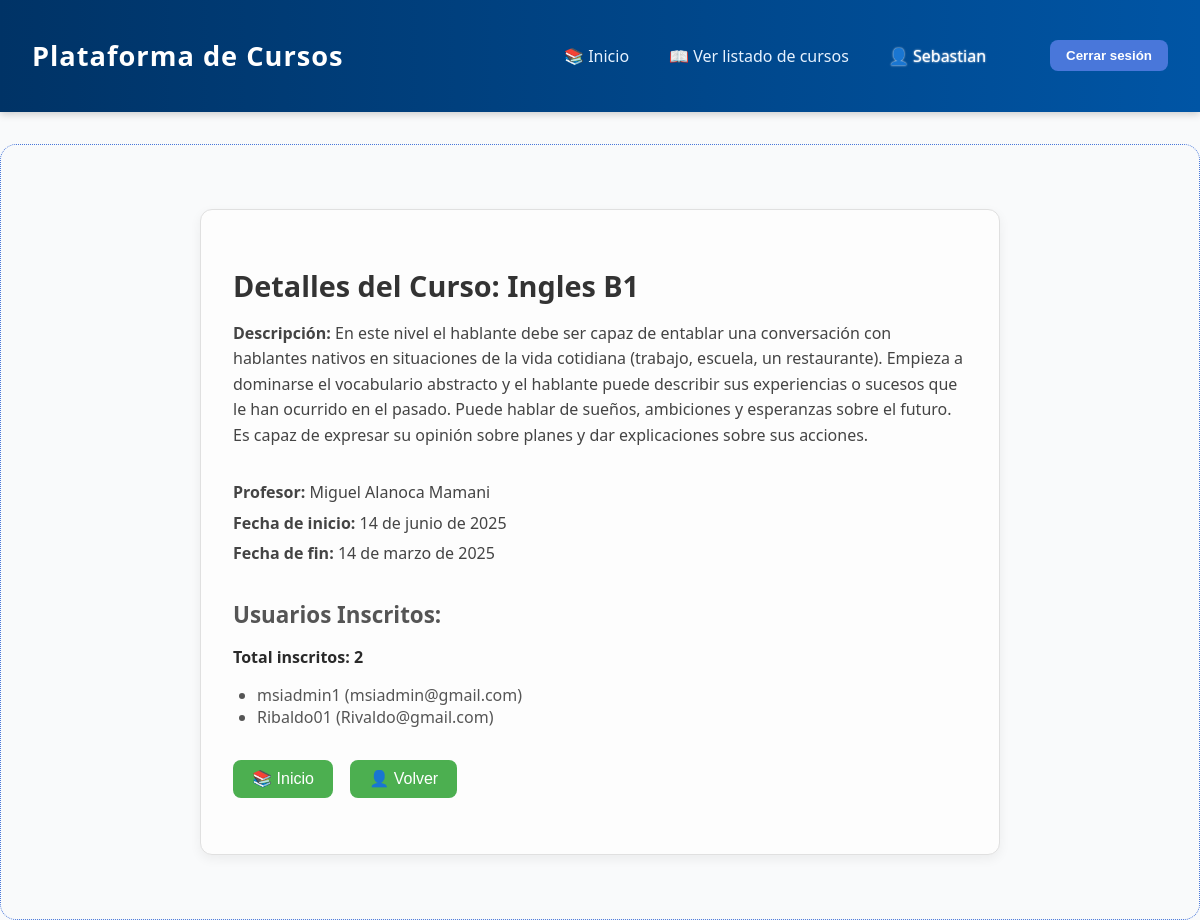
The page /curso/3/ (signed in) on the database its author committed.
### cursos/models.py (models this page shows, shortened)
class Curso(models.Model):
    titulo = models.CharField(max_length=200)
    descripcion = models.TextField()
    fecha_inicio = models.DateField()
    fecha_fin = models.DateField()
    profesor = models.ForeignKey(Profesor, on_delete=models.CASCADE)

class Profesor(models.Model):
    user = models.OneToOneField(User, on_delete=models.CASCADE) #Relacion de usuario para que el maestro tenga una sesion igual al estudiante
    nombre = models.CharField(max_length=100)
    email = models.EmailField(unique=True)
    especialidad = models.CharField(max_length=100)

class Inscripcion(models.Model):
    user = models.ForeignKey(User, on_delete=models.CASCADE, null=True, blank=True)
    nombre_estudiante = models.CharField(max_length=100)
    email_estudiante = models.EmailField()
    fecha_inscripcion = models.DateField(auto_now_add=True)
    curso = models.ForeignKey(Curso, on_delete=models.CASCADE)

### cursos/views.py (the view)
# urls.py: path("curso/<int:curso_id>/", views.detalle_curso, name="detalle_curso"),
@login_required
def detalle_curso(request, curso_id):
    curso = get_object_or_404(Curso, id=curso_id)
    inscripciones = Inscripcion.objects.filter(curso=curso)
    es_profesor = hasattr(request.user, 'profesor')
    esta_inscrito = Inscripcion.objects.filter(user=request.user, curso=curso).exists() if request.user.is_authenticated else False
    return render(request, 'cursos/detalle_Cursos.html', {
        'curso': curso,
        'inscripciones': inscripciones,
        'es_profesor': es_profesor,
        'esta_inscrito': esta_inscrito
    })

### cursos/templates/cursos/detalle_Cursos.html (shortened to what this page needs)
{% extends 'cursos/base.html' %}
{% block content %}
<div class="curso-container">
    <h2 class="curso-titulo">Detalles del Curso: {{ curso.titulo }}</h2>
    <div class="curso-detalle">
        <p><strong>Descripción:</strong> {{ curso.descripcion }}</p><br>
        <p><strong>Profesor:</strong> {{ curso.profesor.nombre }}</p>
        <p><strong>Fecha de inicio:</strong> {{ curso.fecha_inicio }}</p>
        <p><strong>Fecha de fin:</strong> {{ curso.fecha_fin }}</p>
    </div>
    <h3 class="curso-subtitulo">Usuarios Inscritos:</h3>
    <p class="curso-inscritos-total">Total inscritos: {{ inscripciones|length }}</p>
    <ul class="curso-lista-inscritos">
        {% for inscripcion in inscripciones %}
            <li>
                {% if inscripcion.user %}
                    {{ inscripcion.user.username }} ({{ inscripcion.email_estudiante }})
                {% else %}
                    {{ inscripcion.nombre_estudiante }} ({{ inscripcion.email_estudiante }})
                {% endif %}
            </li>
        {% empty %}
            <li>No hay usuarios inscritos.</li>
        {% endfor %}
    </ul>
    <div class="curso-botones">
        {% if es_profesor %}
            <a href="{% url 'dashboard' %}"><button class="curso-btn">📚 Inicio</button></a>
            <a href="{% url 'perfil_usuario' %}"><button class="curso-btn">👤 Volver</button></a>
        {% else %}
            <a href="{% url 'lista_cursos' %}"><button class="curso-btn">Volver</button></a>
        {% endif %}
    </div>
</div>
{% endblock %}

### cursos/templates/cursos/base.html (shortened to what this page needs)
<!DOCTYPE html>
<html lang="en">
  <head>
    {% load static %}
    <link rel="stylesheet" href="{% static 'css/estilos_generales.css' %}">
    <link rel="stylesheet" href="{% static 'css/estilos_cursos.css' %}?v=1">
    <link rel="stylesheet" href="{% static 'css/estilos_barraNavegacion.css' %}">
    <link rel="stylesheet" href="{% static 'css/estilos_login.css' %}">
    <link rel="stylesheet" href="{% static 'css/estilos_verRecurso.css' %}">
    <link rel="stylesheet" href="{% static 'css/estilos_editarInformacion.css' %}">
    <link rel="stylesheet" href="{% static 'css/estilos_panelProfesor.css' %}">
    <link rel="stylesheet" href="{% static 'css/estilos_perfil_usuario.css' %}">
    <link rel="stylesheet" href="{% static 'css/estilos_progresoEstudiante.css' %}">
    <link rel="stylesheet" href="{% static 'css/estilos_detalleCurso.css' %}">
    <link rel="stylesheet" href="{% static 'css/estilos_inscripcion.css' %}">
    <link rel="stylesheet" href="{% static 'css/estilos_perfilProfesor.css' %}">
    <link rel="stylesheet" href="{% static 'css/estilos_subirMaterialExtra.css' %}">
  </head>
  <body>
    <header class="navbar">
      <div class="navbar-container">
        <h1 class="logo">Plataforma de Cursos</h1>
        <nav class="nav-links">
          <a href=" {% if user.is_authenticated and user.profesor %}
                      {% url 'dashboard' %}
                    {% else %}
                      {% url 'lista_cursos' %}
                    {% endif %}">
                    📚 Inicio
          </a>
          {% if user.is_authenticated and user.profesor %}
            <a href="{% url 'lista_cursos' %}">📖 Ver listado de cursos</a>
          {% endif %}
          {% if user.is_authenticated %}
            <a href="{% url 'perfil_usuario' %}" class="perfil-usuario-enlace">
              <span class="welcome-text">👤 {{ user.username }}</span>
            </a>
            <form action="{% url 'logout' %}" method="post" class="logout-form">
              <button type="submit">Cerrar sesión</button>
            </form>
          {% else %}
            <a href="{% url 'login' %}">Iniciar sesión</a>
          {% endif %}
        </nav>
      </div>
    </header>
    <div class="contenido">
      {% block content %}{% endblock %}
    </div>
  </body>
</html>

### static/css/estilos_generales.css (style rules this page uses)
:root { --color-primario: #eeeeee; --color-secundario:#4977da; --color-tablas:#224bbe; --color-hoverbtn:#5cb6ee; }
* { text-decoration: none; }
*, *::before, *::after { box-sizing: border-box; }
body { font-family: 'Gill Sans', 'Gill Sans MT', Calibri, 'Trebuchet MS', sans-serif; margin: 0px; height: 100vh; width: auto; padding: 0px; background-color: var(--color-primario); overflow-x: hidden; }
button { transition: all 0.3s ease; border-radius: 8px; border: 0px; background-color: var(--color-secundario); color: var(--color-primario); }
.contenido { border: 1px dotted var(--color-secundario); margin: 0px; display: flex; flex-direction: column; justify-content: center; padding: 2rem 0.5rem; border-radius: 1rem; }
.navbar { background: linear-gradient(90deg, #003366, #0055a5); color: white; padding: 1.2rem 1rem; box-shadow: 0 2px 8px rgba(0, 0, 0, 0.2); margin-bottom: 2rem; position: sticky; top: 0; z-index: 1000; width: 100%; overflow-x: hidden; }
.navbar-container { display: flex; justify-content: space-between; align-items: center; flex-wrap: wrap; padding: 0 1rem; width: auto; flex-wrap: wrap; }
.logo { font-size: 1.7rem; font-weight: 600; letter-spacing: 1px; }
.nav-links { display: flex; align-items: center; gap: 1.5rem; }
.nav-links a { color: #e6f2ff; text-decoration: none; font-weight: 500; font-size: 1rem; padding: 0.3rem 0.5rem; border-radius: 6px; transition: background 0.3s ease; }
.welcome-text { color: #cce6ff; margin-right: 1rem; }
.logout-form { display: inline; }
.logout-form button { color: white; padding: 0.5rem 1rem; border: none; border-radius: 8px; cursor: pointer; font-weight: 600; transition: background-color 0.3s ease; }
.perfil-usuario-enlace { display: inline-block; color: white; padding: 0.5rem 1rem; border-radius: 8px; text-decoration: none; font-weight: 600; transition: background-color 0.3s ease; margin-right: 1rem; }
.perfil-usuario-enlace span { color: #ffffff; text-shadow: 0px 0px 2px rgb(255, 255, 255); }

### static/css/estilos_progresoEstudiante.css (style rules this page uses)
body { font-family: 'Segoe UI', Tahoma, Geneva, Verdana, sans-serif; background-color: #f9fafb; color: #333; }

### static/css/estilos_detalleCurso.css (style rules this page uses)
.curso-container { max-width: 800px; margin: 2rem auto; padding: 2rem; background-color: #fdfdfd; border: 1px solid #e0e0e0; border-radius: 12px; font-family: 'Segoe UI', Tahoma, Geneva, Verdana, sans-serif; box-shadow: 0 4px 12px rgba(0, 0, 0, 0.06); }
.curso-titulo { font-size: 1.8rem; color: #333; margin-bottom: 1rem; }
.curso-subtitulo { font-size: 1.4rem; color: #555; margin-top: 2rem; margin-bottom: 0.5rem; }
.curso-detalle p { margin: 0.3rem 0; line-height: 1.6; color: #444; }
.curso-inscritos-total { font-weight: bold; color: #2a2a2a; margin-bottom: 0.5rem; }
.curso-lista-inscritos { list-style-type: disc; padding-left: 1.5rem; margin-bottom: 2rem; color: #555; }
.curso-botones, .curso-inscripcion { margin-top: 1.5rem; }
.curso-btn { background-color: #4CAF50; color: white; padding: 0.6rem 1.2rem; margin-right: 0.8rem; border: none; border-radius: 8px; cursor: pointer; font-size: 1rem; transition: background-color 0.3s ease; }

### rows shown on the page
Curso: titulo "Ingles B1", descripcion "En este nivel el hablante debe ser capaz de entablar una conversación con hablantes nativos en situaciones de la vida cotidiana (trabajo, escuela, un restaurante). Empieza a dominarse el vocabulario abstracto y el hablante puede describir sus experiencias o sucesos que le han ocurrido en el pasado. Puede hablar de sueños, ambiciones y esperanzas sobre el futuro. Es capaz de expresar su opinión sobre planes y dar explicaciones sobre sus acciones.", profesor.nombre "Miguel Alanoca Mamani", fecha_inicio "14 de junio de 2025", fecha_fin "14 de marzo de 2025"
Inscripcion: user.username "msiadmin1", email_estudiante "msiadmin@gmail.com"
Inscripcion: user.username "Ribaldo01", email_estudiante "Rivaldo@gmail.com"

### other values the page prints
{{ user.username }} "Sebastian"
{{ inscripciones|length }} "2"
